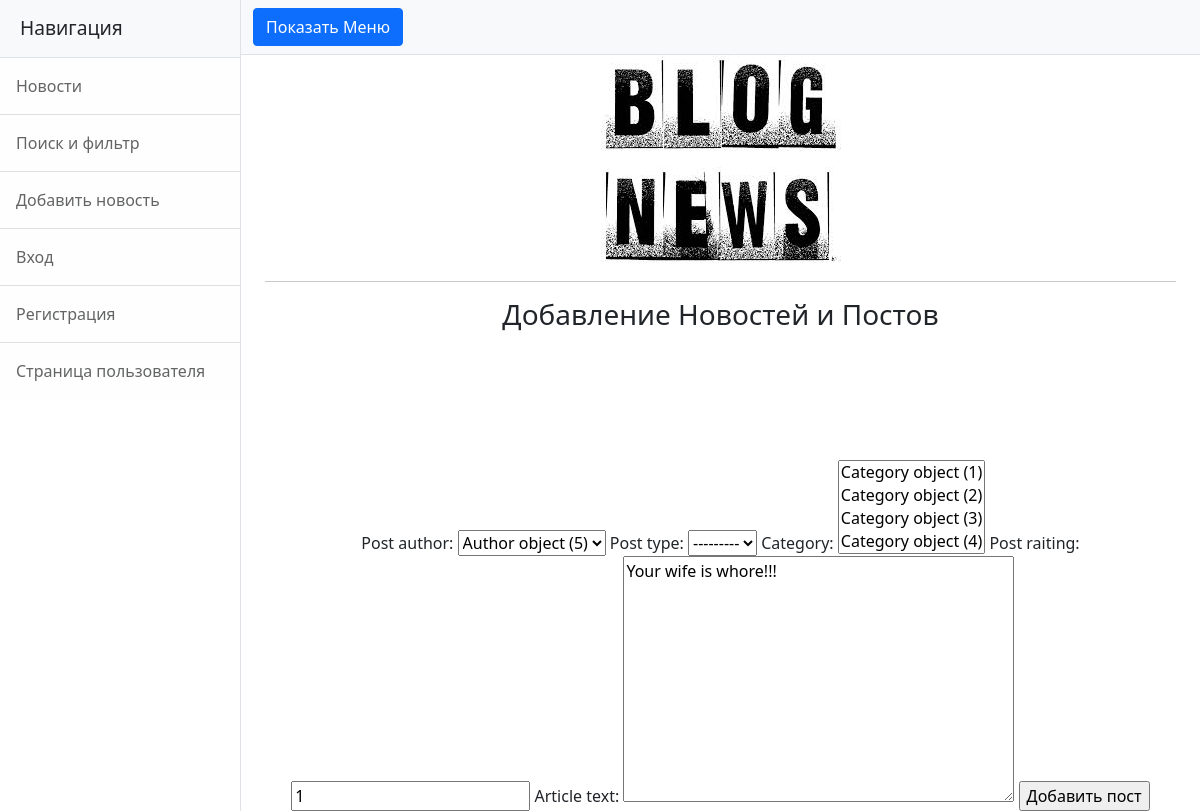
The app's page /news/10/edit (signed in), older data.
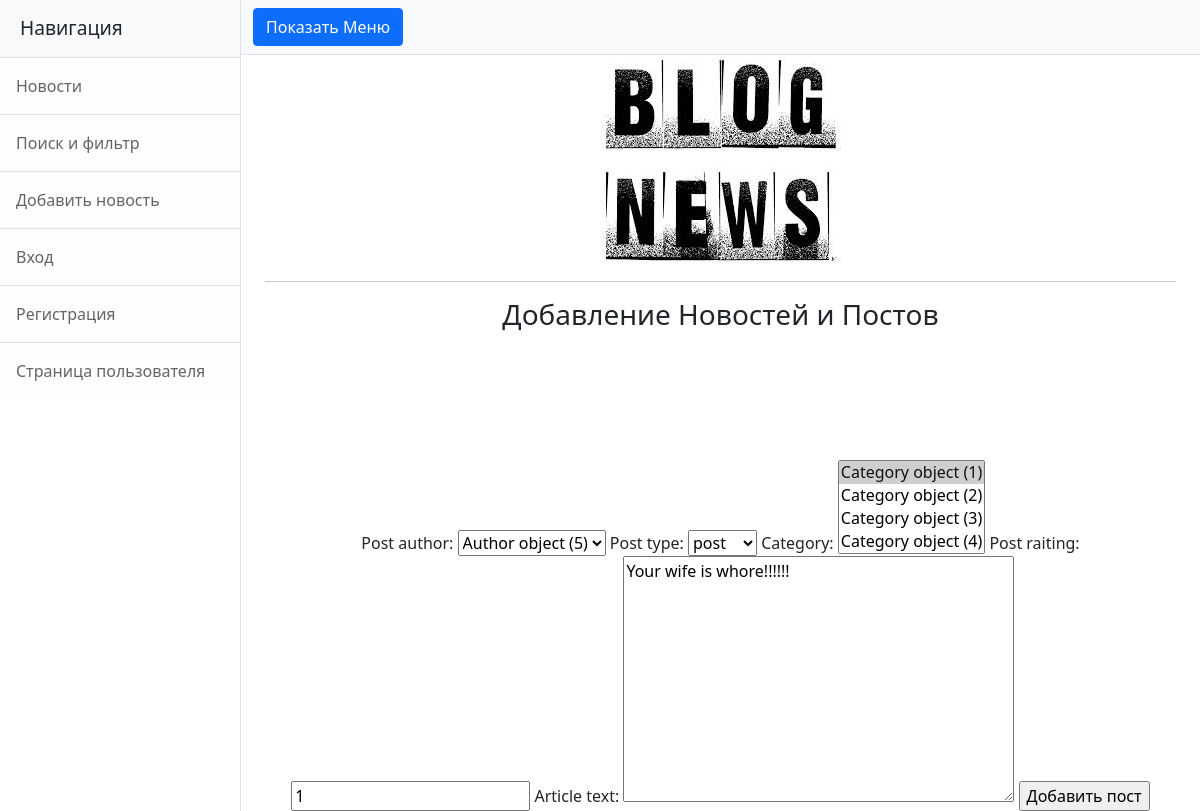
The same page, newer data.
### news/models.py (models this page shows, shortened)
class Post(models.Model):
    post = 'PO'
    news = 'NW'
    POSITIONS=[
    (post,'post'),
    (news,'news'),]
    post_author = models.ForeignKey(Author, on_delete = models.CASCADE)
    post_type = models.CharField(max_length=2, choices= POSITIONS)
    post_date_created = models.DateField(auto_now_add = True)
    post_detailed_data_created = models.TimeField(auto_now_add = True)
    category = models.ManyToManyField(Category, through = 'PostCategory')
    head_of_post = models.CharField(max_length = 255)
    article_text = models.TextField()
    post_raiting = models.IntegerField(default = 1)

### news/views.py (the view)
# urls.py: path('<int:pk>/edit', ProductUpdateView.as_view(), name='update_post_detail'),
class ProductUpdateView(LoginRequiredMixin,UpdateView):
    template_name = 'add_news.html'
    form_class = PostForm
    def get_object(self, **kwargs):
        id = self.kwargs.get('pk')
        return Post.objects.get(pk=id)

### news/forms.py
class PostForm(ModelForm):
    class Meta:
        model = Post
        fields = ['id', 'post_author', 'post_type', 'category', 'post_raiting','article_text']

### templates/add_news.html (shortened to what this page needs)
{% extends 'flatpages/default.html' %}
{% load custom_filters %}
{% block content %}
    <hr>
    <h3>Добавление Новостей и Постов</h3>
    <br>
    <br>
    <br>
<br>
<br>
<form method="POST">
    {{ form }}
    <input type="submit" value="Добавить пост">
</form>
{% endblock content %}

Row changes from the older to the newer data that the page shows:
changed Post "Author object (5)": post_type "---------" → "post"; article_text "Your wife is whore!!!" → "Your wife is whore!!!!!!"
Text that changed along with them:
form field category: "Category object (1) / Category object (2) / Category object (3) / Category object (4)" → "Category object (1) ☑ / Category object (2) / Category object (3) / Category object (4)"
